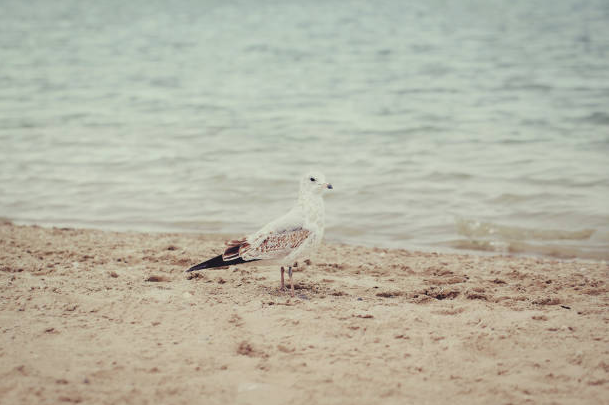
#> input picture images/low_contrast.png, 609 x 405 px
$ jupyter execute 3_ContrastTransformations.ipynb
#> lines starting #> are read from the running program, lines starting #| are printed output that depends on the picture
# Packages

[cell 1]
import cv2
import numpy as np
import matplotlib.pyplot as plt

# 1. Image

[cell 2]
img = cv2.cvtColor(cv2.imread('images/low_contrast.png'), cv2.COLOR_BGR2RGB)
plt.imshow(img)
plt.show()

[cell 3]
img_gray = cv2.cvtColor(img, cv2.COLOR_RGB2GRAY)
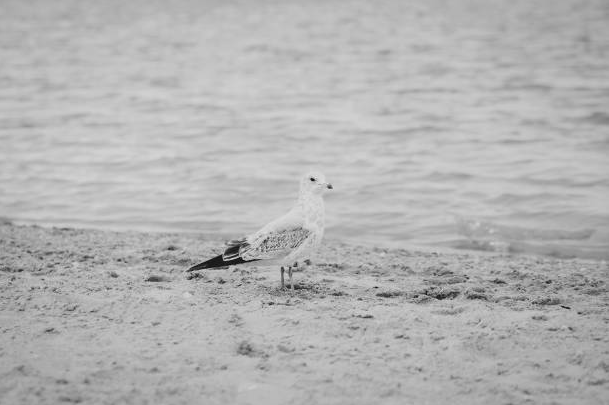
#> img_gray: shape (405, 609); min 7, max 233, mean 179.1
plt.imshow(img_gray, cmap='gray')
plt.show()

[cell 4]
def plotHist(img, ax = None):
    hist = np.zeros(256)

    for value in img.flatten():
        hist[value] += 1
#> this loop made 246645 passes
#> value on passes 1 to 3: 164, 163, 164
#> after the loop, hist = 256 values, max 7359 at index 189, min 0 at index 0, mean 963.5

    if ax == None:
        plt.bar(range(0,256), hist, color = 'gray', edgecolor = 'gray')
        plt.xlim([0, 255])
        plt.ylabel('No. of pixels', size = 12)
        plt.xlabel('Pixel Values', size = 12)
        plt.show()
#> figure, not shown here; tallest bar 7359 high, from x = 188.6 to 189.4
    else:
        ax.bar(range(0,256), hist, color = 'gray', edgecolor = 'gray')
        ax.set_xlim([0, 255])
        ax.yaxis.set_major_formatter(lambda x, pos: '0' if x == 0 else str(x/1000) + '$\,k$')
        ax.set_ylabel('No. of pixels', size = 12)
        ax.set_xlabel('Pixel Values', size = 12)
        # ax.show()

[cell 5]
plotHist(img_gray)

# 2. Linear Transformation

- Equation
$$ g = \frac{g_{\text{max}} - g_{\text{min}}} {{f_{\text{max}} - f_{\text{min}}}}(f - f_{\text{min}}) + g_{\text{min}} $$

- Intensity Range of Original Image :
$$ [f_{\text{min}}, f_{\text{max}}] $$

- Intensity Range of the New Image:
$$ [g_{\text{min}}, g_{\text{max}}] $$

[cell 6]
def linearTransf(img, gmax, gmin):

#> called with gmax = 0, gmin = 255
    fmin = np.min(img)
#> fmin = 7
    fmax = np.max(img)
#> fmax = 233

    img_transf = np.full_like(img, 0)

    for idx, x in np.ndenumerate(img):

        g = ((gmax - gmin) / (fmax - fmin)) * (x - fmin) + gmin

        img_transf[idx[0], idx[1]] = g
#> this loop made 246645 passes
#> (idx, x, g) on passes 1 to 3: ((0, 0), 164, 77.85), ((0, 1), 163, 78.98), ((0, 2), 164, 77.85)
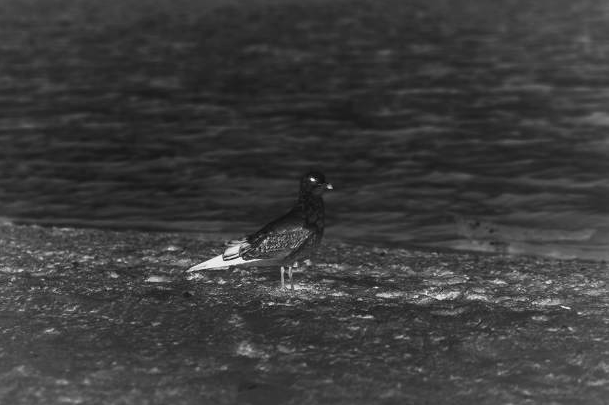
#> img_transf: shape (405, 609); min 0, max 255, mean 60.3

    return img_transf

[cell 7]
linearTransformation = linearTransf(img_gray, 0, 255)

[cell 8]
fig, ax = plt.subplots(2, 2, dpi = 200)

plt.subplots_adjust(wspace = 0.4, hspace = 0.1)

ax[0, 0].imshow(img_gray, cmap='gray')
ax[0, 0].axis("off")
ax[0, 0].set_title('Original Image')

ax[0, 1].imshow(linearTransformation, cmap='gray')
ax[0, 1].axis("off")
ax[0, 1].set_title('Linear Transformation')

plotHist(img_gray, ax[1, 0])
#> the loop in plotHist (call 2), `for value in img.flatten():` made 246645 passes
plotHist(linearTransformation, ax[1, 1])

plt.show()
#> figure, not shown here; panel 3: tallest bar 7359 high, from x = 188.6 to 189.4; panel 4: tallest bar 7359 high, from x = 48.6 to 49.4

# 3. Nonlinear Contrast Transformations:
- Logarithm
- Square Root
- Exponential
- Square

## 3.1 Logarithm

[cell 9]
def logTransf(img):

    img_transf = np.full_like(img, 0).astype(np.float64)

    img_linear = linearTransf(img, 255, 0)
#> the loop in linearTransf (call 2), `for idx, x in np.ndenumerate(img): ` made 246645 passes
#> (idx, x, g) on passes 1 to 3: ((0, 0), 164, 177.1), ((0, 1), 163, 176), ((0, 2), 164, 177.1)

    for idx, x in np.ndenumerate(img_linear):

        img_transf[idx[0], idx[1]] = np.log(1 + x)
#> this loop made 246645 passes
#> (idx, x) on passes 1 to 3: ((0, 0), 177), ((0, 1), 176), ((0, 2), 177)
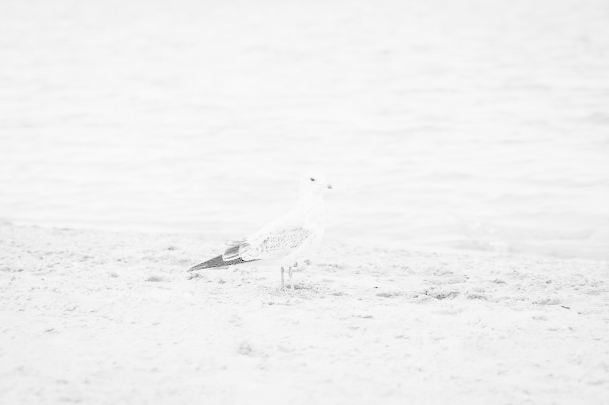
#> img_transf: shape (405, 609) float64; min 0, max 5.55, mean 5.26; drawn with min black and max white

    return linearTransf(img_transf, 255, 0).astype(np.uint8)

[cell 10]
logTransformation = logTransf(img_gray)

[cell 11]
fig, ax = plt.subplots(2, 2, dpi = 200)

plt.subplots_adjust(wspace = 0.4, hspace = 0.1)

ax[0, 0].imshow(img_gray, cmap='gray')
ax[0, 0].axis("off")
ax[0, 0].set_title('Original Image')

ax[0, 1].imshow(logTransformation, cmap='gray')
ax[0, 1].axis("off")
ax[0, 1].set_title('Log Transformation')

plotHist(img_gray, ax[1, 0])
plotHist(logTransformation, ax[1, 1])

plt.show()
#> figure, not shown here; panel 3: tallest bar 7359 high, from x = 188.6 to 189.4; panel 4: tallest bar 34812 high, from x = 244.6 to 245.4

## 3.2 Square Root

[cell 12]
def sqrtTransf(img):

    img_transf = np.full_like(img, 0).astype(np.float64)

    # img_linear = transf_linear(img, 255, 0)

    for idx, x in np.ndenumerate(img):

        img_transf[idx[0], idx[1]] = np.sqrt(x)
#> this loop made 246645 passes
#> (idx, x) on passes 1 to 3: ((0, 0), 164), ((0, 1), 163), ((0, 2), 164)
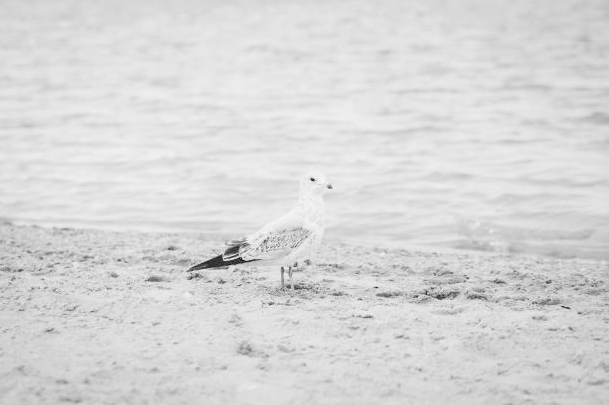
#> img_transf: shape (405, 609) float64; min 2.65, max 15.27, mean 13.36; drawn with min black and max white

    return linearTransf(img_transf, 255, 0).astype(np.uint8)

[cell 13]
sqrtTransformation = sqrtTransf(img_gray)

[cell 14]
fig, ax = plt.subplots(2, 2, dpi = 200)

plt.subplots_adjust(wspace = 0.4, hspace = 0.1)

ax[0, 0].imshow(img_gray, cmap='gray')
ax[0, 0].axis("off")
ax[0, 0].set_title('Original Image')

ax[0, 1].imshow(sqrtTransformation, cmap='gray')
ax[0, 1].axis("off")
ax[0, 1].set_title('Square Root Transformation')

plotHist(img_gray, ax[1, 0])
plotHist(sqrtTransformation, ax[1, 1])

plt.show()
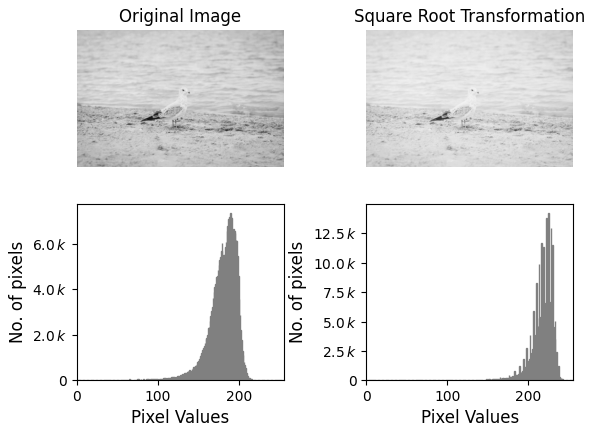
#> figure drawn by matplotlib, 4 panels; panel 3: tallest bar 7359 high, from x = 188.6 to 189.4; panel 4: tallest bar 14282 high, from x = 224.6 to 225.4

## 3.3 Exponential

[cell 15]
def expTransf(img):

    img_transf = np.full_like(img, 0).astype(np.float64)

    img_linear = linearTransf(img, 255, 0)

    for idx, x in np.ndenumerate(img_linear):

        img_transf[idx[0], idx[1]] = np.exp(x / 50)
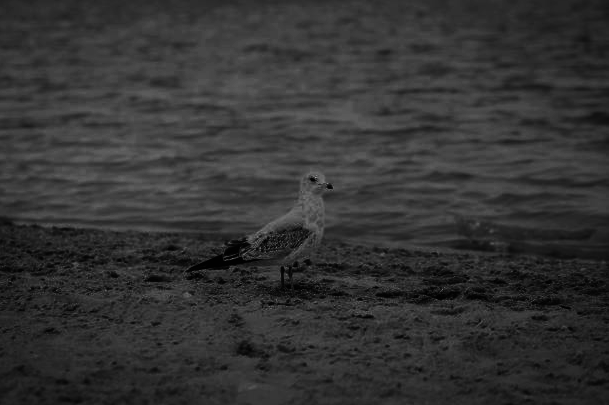
#> img_transf: shape (405, 609) float64; min 1, max 164, mean 51.8

    return linearTransf(img_transf, 255, 0).astype(np.uint8)
#> in linearTransf (call 6), `fmin = np.min(img)`: fmin = 1
#> in linearTransf (call 6), `fmax = np.max(img)`: fmax = 164
#> the loop in linearTransf (call 6), `for idx, x in np.ndenumerate(img): ` made 246645 passes
#> (idx, x, g) on passes 1 to 3: ((0, 0), 34.47, 52.35), ((0, 1), 33.78, 51.28), ((0, 2), 34.47, 52.35)
#> after the loop in linearTransf (call 6), `for idx, x in np.ndenumerate(img):`:
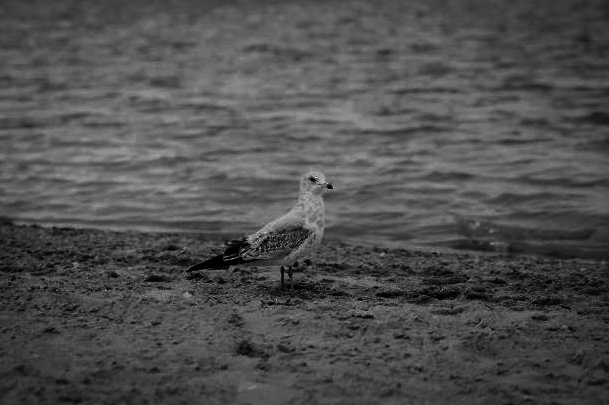
#> img_transf: shape (405, 609) float64; min 0, max 255, mean 79.5

[cell 16]
expTransformation = expTransf(img_gray)

[cell 17]
fig, ax = plt.subplots(2, 2, dpi = 200)

plt.subplots_adjust(wspace = 0.4, hspace = 0.1)

ax[0, 0].imshow(img_gray, cmap='gray')
ax[0, 0].axis("off")
ax[0, 0].set_title('Original Image')

ax[0, 1].imshow(expTransformation, cmap='gray')
ax[0, 1].axis("off")
ax[0, 1].set_title('Exponential Transformation')

plotHist(img_gray, ax[1, 0])
plotHist(expTransformation, ax[1, 1])

plt.show()
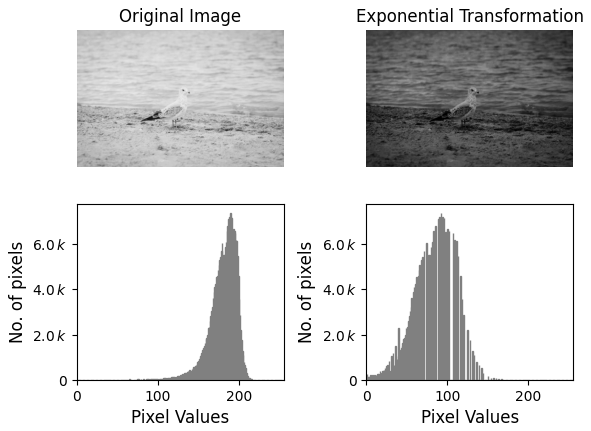
#> figure drawn by matplotlib, 4 panels; panel 3: tallest bar 7359 high, from x = 188.6 to 189.4; panel 4: tallest bar 7359 high, from x = 91.6 to 92.4

## 3.4 Square

[cell 18]
def sqTransf(img):

    img_transf = np.full_like(img, 0).astype(np.float64)

    img_linear = linearTransf(img, 255, 0)

    for idx, x in np.ndenumerate(img_linear):

        img_transf[idx[0], idx[1]] = np.power(x, 2)
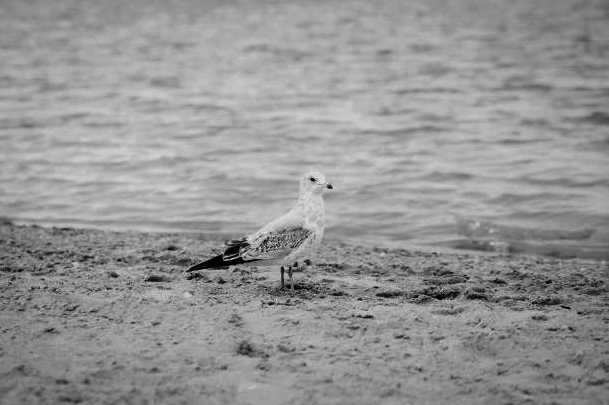
#> img_transf: shape (405, 609) float64; min 0, max 65025, mean 37991.1; drawn with min black and max white

    return linearTransf(img_transf, 255, 0).astype(np.uint8)

[cell 19]
sqTransformation = sqTransf(img_gray)

[cell 20]
fig, ax = plt.subplots(2, 2, dpi = 200)

plt.subplots_adjust(wspace = 0.4, hspace = 0.1)

ax[0, 0].imshow(img_gray, cmap='gray')
ax[0, 0].axis("off")
ax[0, 0].set_title('Original Image')

ax[0, 1].imshow(sqTransformation, cmap='gray')
ax[0, 1].axis("off")
ax[0, 1].set_title('Square Transformation')

plotHist(img_gray, ax[1, 0])
plotHist(sqTransformation, ax[1, 1])

plt.show()
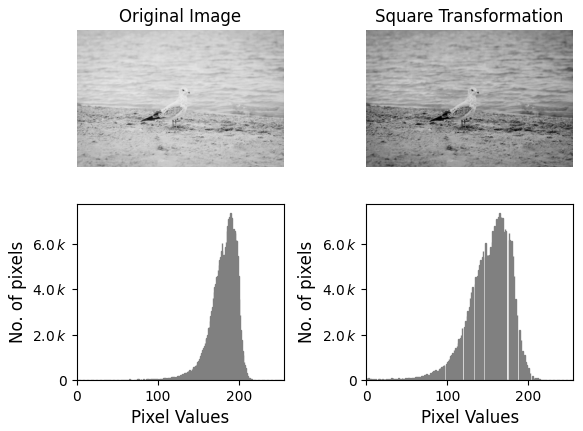
#> figure drawn by matplotlib, 4 panels; panel 3: tallest bar 7359 high, from x = 188.6 to 189.4; panel 4: tallest bar 7359 high, from x = 163.6 to 164.4
